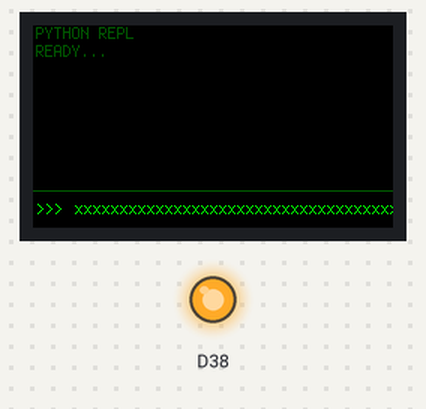
A program run on a simulated CircuitPython board. Shown: 240×135 colour display, output pins drawn as LEDs (lit = HIGH). Values from a settings file that is not in the repository are placeholders; what the program prints to the serial console is not drawn.

Above: at 0.4 s.

The program:

code.py
```python
import time
import board
import busio
import digitalio
import microcontroller
import displayio
import terminalio
import sys
from adafruit_display_text import label
from adafruit_st7789 import ST7789

# IMPORT YOUR NEW LIBRARY
from cardputeradvkey import Keyboard

# =========================================
# 1. DISPLAY CONFIGURATION
# =========================================
COLOR_BG     = 0x000000  # Black
COLOR_TEXT   = 0x00FF00  # Phosphor Green
COLOR_DIM    = 0x005500  # Dim Green
COLOR_ERROR  = 0xFF0000  # Red

displayio.release_displays()

# Force Backlight
try:
    bl = digitalio.DigitalInOut(microcontroller.pin.GPIO38)
    bl.direction = digitalio.Direction.OUTPUT
    bl.value = True
except: pass

# Init SPI Display
spi = busio.SPI(clock=microcontroller.pin.GPIO36, MOSI=microcontroller.pin.GPIO35)
try:
    from fourwire import FourWire
    display_bus = FourWire(spi, command=microcontroller.pin.GPIO34, chip_select=microcontroller.pin.GPIO37, reset=microcontroller.pin.GPIO33)
except ImportError:
    display_bus = displayio.FourWire(spi, command=microcontroller.pin.GPIO34, chip_select=microcontroller.pin.GPIO37, reset=microcontroller.pin.GPIO33)

display = ST7789(display_bus, rotation=270, width=240, height=135, rowstart=40, colstart=53)
splash = displayio.Group()
display.root_group = splash

# UI Setup
bg_bitmap = displayio.Bitmap(240, 135, 1)
bg_palette = displayio.Palette(1)
bg_palette[0] = COLOR_BG
splash.append(displayio.TileGrid(bg_bitmap, pixel_shader=bg_palette, x=0, y=0))

console_label = label.Label(terminalio.FONT, text="PYTHON REPL\nREADY...", color=COLOR_DIM, x=2, y=5, scale=1, line_spacing=1.0)
splash.append(console_label)

# Divider
line = displayio.Bitmap(240, 1, 1)
line_pal = displayio.Palette(1)
line_pal[0] = COLOR_DIM
splash.append(displayio.TileGrid(line, pixel_shader=line_pal, x=0, y=110))

# Input Prompt
prompt_label = label.Label(terminalio.FONT, text=">>> ", color=COLOR_TEXT, x=2, y=122, scale=1)
input_label = label.Label(terminalio.FONT, text="_", color=COLOR_TEXT, x=28, y=122, scale=1)
splash.append(prompt_label)
splash.append(input_label)

# =========================================
# 2. REPL LOGIC
# =========================================
history_lines = ["", ""]
MAX_LINES = 9

def print_to_console(text, color=COLOR_TEXT):
    global history_lines
    raw_lines = str(text).split('\n')
    for line in raw_lines:
        if len(line) > 40:
            history_lines.append(line[:40])
            history_lines.append(line[40:])
        else:
            history_lines.append(line)
    history_lines = history_lines[-MAX_LINES:]
    console_label.text = "\n".join(history_lines)
    console_label.color = color

def virtual_print(*args, sep=" ", end="\n"):
    out_str = sep.join(str(a) for a in args)
    print_to_console(out_str, COLOR_TEXT)

# Custom Environment
REPL_ENV = {
    "print": virtual_print,
    "board": board,
    "time": time,
    "digitalio": digitalio,
    "sys": sys,
    "microcontroller": microcontroller
}

def execute_code(code_str):
    print_to_console(f"> {code_str}", COLOR_DIM)
    try:
        try:
            result = eval(code_str, REPL_ENV, REPL_ENV)
            if result is not None:
                print_to_console(str(result), COLOR_TEXT)
        except SyntaxError:
            exec(code_str, REPL_ENV, REPL_ENV)
        except Exception as e:
            print_to_console(f"Err: {e}", COLOR_ERROR)
    except Exception as e:
        print_to_console(f"Err: {e}", COLOR_ERROR)

# =========================================
# 3. INITIALIZATION & MAIN LOOP
# =========================================

# Initialize the Keyboard using your new library
kb = Keyboard()
current_input = ""

print("System Active.")

while True:
    # Check for a keystroke using the library
    char = kb.check()

    if char:
        if char == "ENTER":
            execute_code(current_input)
            current_input = ""
        elif char == "DEL":
            current_input = current_input[:-1]
        elif char == "TAB":
            current_input += "  "
        elif char == "SPACE":
            current_input += " "
        elif len(char) == 1:
            current_input += char

        # Update Screen
        input_label.text = current_input + "_"

    # Small delay is handled efficiently inside the library via check(),
    # but we add a tiny sleep here to yield to the OS background tasks.
    time.sleep(0.005)
```
